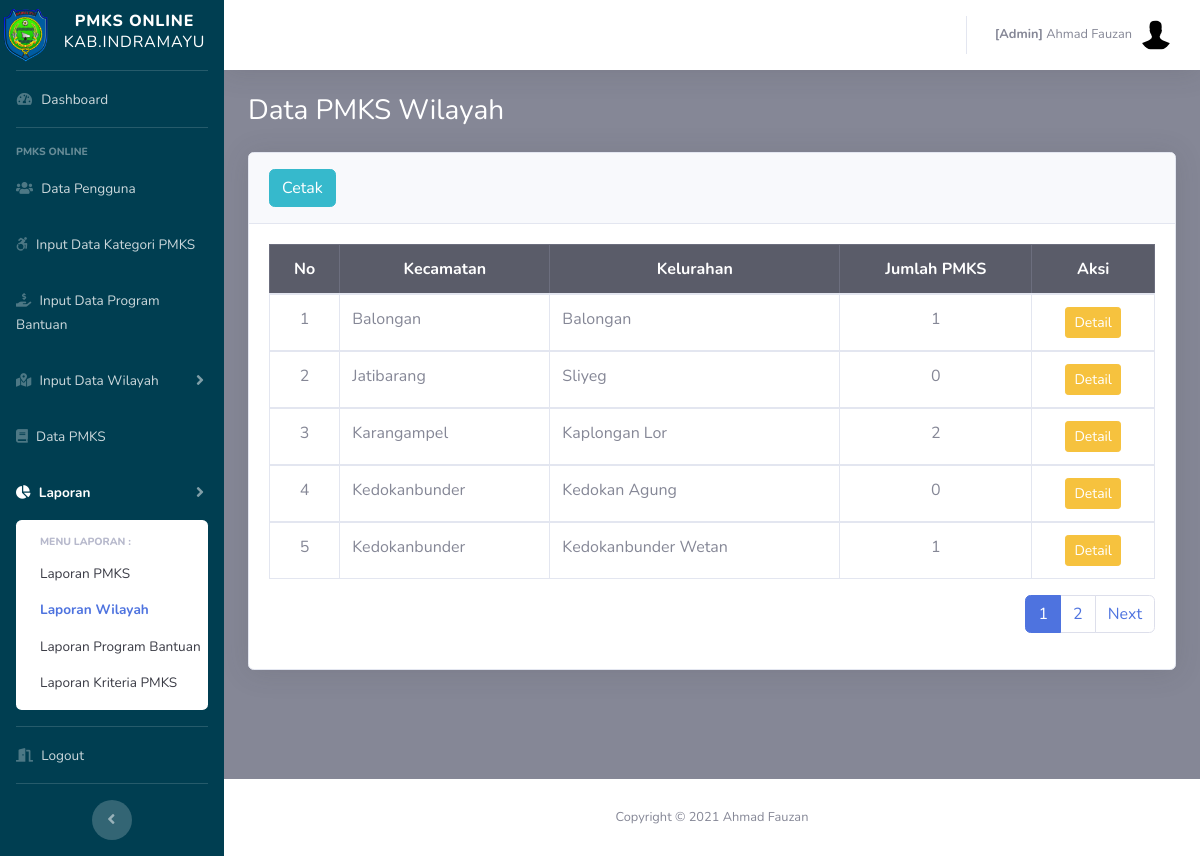
/admin/laporan_wil.php (signed in), run on the app's committed database.
### tables this page shows
CREATE TABLE `pegawai` (
  `id_pegawai` int(11) NOT NULL,
  `nm_pegawai` varchar(50) NOT NULL,
  `nip` varchar(50) NOT NULL,
  `no_telepon` varchar(50) NOT NULL,
  `alamat` varchar(100) DEFAULT NULL,
  `id_desa` int(10) NOT NULL,
  `username` varchar(50) NOT NULL,
  `password` varchar(255) NOT NULL,
  `role` varchar(10) NOT NULL,
  `status` int(10) NOT NULL,
  `is_delete` int(11) NOT NULL,
  `row_edit` int(11) NOT NULL,
  `time_input` datetime NOT NULL DEFAULT CURRENT_TIMESTAMP
);

CREATE TABLE `desa` (
  `id_desa` int(10) NOT NULL,
  `nm_desa` varchar(25) NOT NULL,
  `id_kec` int(11) NOT NULL,
  `is_delete` int(11) NOT NULL,
  `row_edit` int(11) NOT NULL,
  `creator` int(11) NOT NULL,
  `time_input` datetime NOT NULL DEFAULT CURRENT_TIMESTAMP
);

CREATE TABLE `kecamatan` (
  `id_kec` int(11) NOT NULL,
  `nm_kec` varchar(20) NOT NULL,
  `is_delete` int(11) NOT NULL,
  `row_edit` int(11) NOT NULL,
  `creator` int(11) NOT NULL,
  `time_input` datetime NOT NULL DEFAULT CURRENT_TIMESTAMP
);

### config.php (called while the page is built, shortened)
<?php
	$database = 'pmks';
?>

### functions.php (called while the page is built, shortened)
<?php
function query($query)
{
	include('config.php');
	$result = mysqli_query($koneksi, $query);
	$rows = [];
	while ($row = mysqli_fetch_assoc($result)) {
		$rows[] = $row;
	}
	return $rows;
}

### admin/laporan_wil.php (the view, shortened to what this page needs)
<?php
  include('templetes/sidebar.php');
  include('templetes/topbar.php');
  require_once "../functions.php";
  $jml_DataHalaman = 5;
  $jml_responden = count(query("SELECT a.*,b.id_kec,b.nm_kec,b.is_delete FROM desa a
               INNER JOIN kecamatan b USING (id_kec) WHERE a.is_delete=1 AND b.is_delete=1
               AND a.nm_desa!='Tidak Ada' AND b.nm_kec!='Tidak Ada'
               ORDER BY b.nm_kec ASC"));
  $jml_Halaman = ceil($jml_responden / $jml_DataHalaman);
  $pageAktif = (isset($_GET["page"]) ) ? $_GET["page"] : 1;
  $awaldata = ( $jml_DataHalaman * $pageAktif ) - $jml_DataHalaman;
  $desa=query("SELECT a.*,b.id_kec,b.nm_kec,b.is_delete FROM desa a
               INNER JOIN kecamatan b USING (id_kec) WHERE a.is_delete=1 AND b.is_delete=1
               AND a.nm_desa!='Tidak Ada' AND b.nm_kec!='Tidak Ada'
               ORDER BY b.nm_kec ASC LIMIT $awaldata, $jml_DataHalaman");
?>
        <div class="container-fluid">
          <h1 class="h3 mb-4 text-judul">Data PMKS Wilayah</h1>
              <div class="card shadow mb-2">
                <div class="card-header py-3">
                  <a href="../cetak_wil.php" target="_blank" class="btn btn-info"> Cetak</a>
                </div>
                <div class="card-body">
                <div class="table-responsive">
                <table class="table table-bordered" width="100%" cellspacing="0">
                  <thead class="table-dark">
                    <tr>
                      <th class="text-center">No</th>
                      <th class="text-center">Kecamatan</th>
                      <th class="text-center">Kelurahan</th>
                      <th class="text-center">Jumlah PMKS</th>
                      <th class="text-center">Aksi</th>
                    </tr>
                  </thead>
                  <?php $i=$awaldata+1; ?>
                  <?php foreach ($desa as $row):
                    $id_desa = $row['id_desa'];
                    $jml_pmks = count(query("SELECT a.*,d.is_delete FROM pmks a
                     INNER JOIN kk d USING (id_kk)
                     WHERE a.is_delete = 1 AND d.is_delete = 1 AND a.id_desa=$id_desa"));
                    ?>
                    <tbody>
                      <tr>
                        <td class="text-center"><?=$i;?></td>
                        <td class="text-left"><?=$row['nm_kec'];?></td>
                        <td class="text-left"><?=$row['nm_desa'];?></td>
                        <td class="text-center"><?=$jml_pmks ?></td>
                        <td class="text-center">
                         <a href="laporan_wil_detail.php?id=<?=$id_desa ?>" class="btn btn-warning btn-sm">Detail</a>
                        </td>
                      </tr>
                      <?php $i++;?>
                    <?php endforeach; ?>
                  </tbody>
                </table>
                <nav aria-label="Page navigation example">
                  <ul class="pagination float-right">
                    <?php for ($i=1; $i <= $jml_Halaman; $i++) : ?>
                      <?php if ($i == $pageAktif) : ?>
                        <li class="page-item active"><a class="page-link" href="?page=<?=$i; ?>"><?=$i; ?></a></li>
                        <?php else : ?>
                          <li class="page-item"><a class="page-link" href="?page=<?=$i; ?>"><?=$i; ?></a></li>
                        <?php endif; ?>
                      <?php endfor; ?>
                      <?php if ($pageAktif < $jml_Halaman) : ?>
                        <li class="page-item"><a class="page-link" href="?page=<?=$pageAktif+1; ?>">Next</a></li>
                      <?php endif; ?>
                    </ul>
                  </nav>
                </div>
              </div>
            </div>
        </div>
      </div>
<?php include('templetes/footer.php');?>

### admin/templetes/topbar.php (shortened to what this page needs)
<?php
require_once "../functions.php";
$idp = $_SESSION["id_pegawai"];
$pg = query("SELECT * FROM pegawai WHERE is_delete=1 AND id_pegawai = $idp")[0];
?>
          <ul class="navbar-nav ml-auto">
            <li class="nav-item dropdown no-arrow">
              <a class="nav-link dropdown-toggle" href="#" id="userDropdown" role="button" data-toggle="dropdown" aria-haspopup="true" aria-expanded="false">
                <span class="mr-2 d-none d-lg-inline text-gray-600 small"><b>[<?=$pg['role']?>]</b> <?=$pg['nm_pegawai']?></span>
                <img class="img-profile rounded-circle" src="../assets/img/default.jpg">
              </a>
            </li>
          </ul>
        </nav>

### admin/templetes/sidebar.php (style rules this page uses)
.text-judul { color: #ffffff; }

### data on the page
pegawai: role "Admin", nm_pegawai "Ahmad Fauzan"
desa: id_kec.nm_kec "Balongan", nm_desa "Balongan", jml_pmks "1"
desa: id_kec.nm_kec "Jatibarang", nm_desa "Sliyeg", jml_pmks "0"
desa: id_kec.nm_kec "Karangampel", nm_desa "Kaplongan Lor", jml_pmks "2"
desa: id_kec.nm_kec "Kedokanbunder", nm_desa "Kedokan Agung", jml_pmks "0"
desa: id_kec.nm_kec "Kedokanbunder", nm_desa "Kedokanbunder Wetan", jml_pmks "1"
